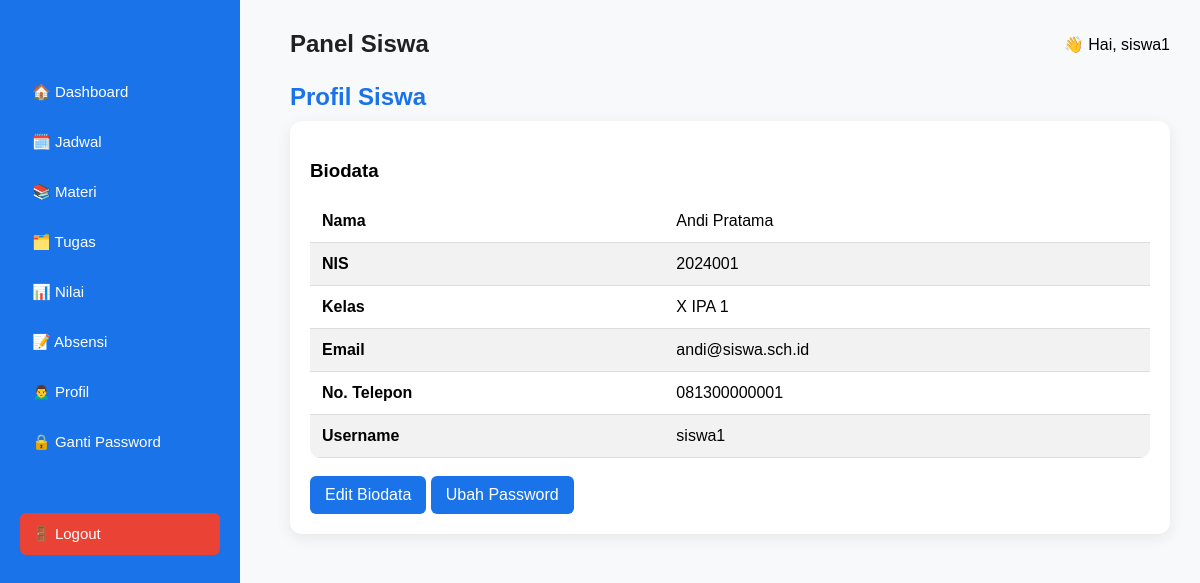
The app's page /views/siswa/profil.php (signed in) with its own data.
### tables this page shows
CREATE TABLE `siswa` (
  `id` int(11) NOT NULL,
  `nis` varchar(20) NOT NULL,
  `nama_lengkap` varchar(100) NOT NULL,
  `email` varchar(100) DEFAULT NULL,
  `no_telp` varchar(15) DEFAULT NULL,
  `id_kelas` int(11) NOT NULL
);

CREATE TABLE `kelas` (
  `id` int(11) NOT NULL,
  `nama_kelas` varchar(50) NOT NULL,
  `id_tahun_ajaran` int(11) NOT NULL
);

CREATE TABLE `users` (
  `id` int(11) NOT NULL,
  `username` varchar(50) NOT NULL,
  `password` varchar(255) NOT NULL,
  `role` enum('admin','guru','siswa') NOT NULL,
  `id_guru` int(11) DEFAULT NULL,
  `id_siswa` int(11) DEFAULT NULL,
  `status` enum('aktif','non-aktif') NOT NULL DEFAULT 'aktif',
  `created_at` timestamp NOT NULL DEFAULT current_timestamp()
);

### views/siswa/profil.php (the view, shortened to what this page needs)
<?php
include "../../config.php";
$id_user = $_SESSION['id'];
$q = mysqli_query($conn,
"SELECT siswa.*, kelas.nama_kelas, users.username
 FROM siswa
 JOIN kelas ON kelas.id = siswa.id_kelas
 JOIN users ON users.id_siswa = siswa.id
 WHERE users.id='$id_user'");
$siswa = mysqli_fetch_assoc($q);
?>
<!DOCTYPE html>
<html>
<head>
    <link rel="stylesheet" href="../../assets/css/style.css">
</head>
<body>
<?php include "sidebar.php"; ?>
<div class="content">
<?php include "header.php"; ?>
<h2>Profil Siswa</h2>
<div class="card">
<h3>Biodata</h3>
<table class="tabel">
    <tr><td><b>Nama</b></td><td><?= $siswa['nama_lengkap']; ?></td></tr>
    <tr><td><b>NIS</b></td><td><?= $siswa['nis']; ?></td></tr>
    <tr><td><b>Kelas</b></td><td><?= $siswa['nama_kelas']; ?></td></tr>
    <tr><td><b>Email</b></td><td><?= $siswa['email']; ?></td></tr>
    <tr><td><b>No. Telepon</b></td><td><?= $siswa['no_telp']; ?></td></tr>
    <tr><td><b>Username</b></td><td><?= $siswa['username']; ?></td></tr>
</table>
<br>
<a class="btn" href="profil_edit.php">Edit Biodata</a>
<a class="btn" href="password_edit.php">Ubah Password</a>
</div>
</div>
</body>
</html>

### assets/css/style.css (style rules this page uses)
* { box-sizing: border-box; }
body { margin:0; padding:0; font-family:'Poppins', sans-serif; background:#F8F9FA; }
h2 { margin:0 0 10px; color:#1A73E8; }
.content { margin-left:260px; padding:30px; }
.card { background:white; padding:20px; border-radius:12px; box-shadow:0 4px 15px rgba(0,0,0,0.08); margin-bottom:20px; }
.tabel { width:100%; border-collapse:collapse; background:white; border-radius:10px; overflow:hidden; }
.tabel td { padding:10px; border-bottom:1px solid #ddd; }
.btn { appearance: none; display:inline-block; padding:10px 15px; background:#1A73E8; color:white; text-decoration:none; font-family: inherit; border: 0; border-radius:6px; }
a { color:#1A73E8; text-decoration:none; }
.tabel tr:nth-child(even) { background:#f2f2f2; }
.tabel td, .tabel th { padding:12px; }

### records on screen
siswa: nama_lengkap "Andi Pratama", nis "2024001", id_kelas.nama_kelas "X IPA 1", email "andi@siswa.sch.id", no_telp "081300000001", users.username "siswa1"

### other values on screen
$_SESSION['username'] "siswa1"
